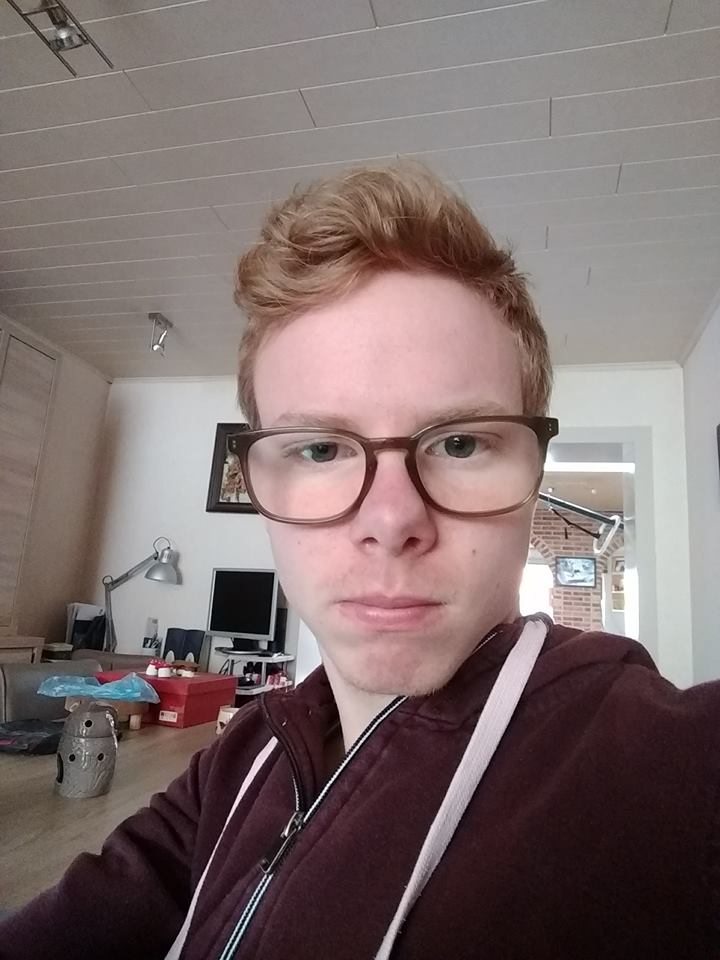
#> input picture Project_ImageRecognitionLibraries/Type1/1_.jpg, 720 x 960 px; its folder holds only this picture in this run
$ python -i functions.py   (imports and definitions only)   (Python 2 division)
#> lines starting #> are read from the running program, lines starting #| are printed output that depends on the picture
#> further down, picture is the input picture: shape (960, 720, 3); mean B, G, R 108.8, 109.9, 125.5
# Import os module for reading training data directories and paths
import os
# Import OpenCV module
import cv2
# Import numpy to convert python lists to numpy arrays as
# It is needed by OpenCV face recognizers
import time

# SUBJECTS = ["", "Jonathan Callewaert", "Els Wielfaert", "Michael"]
TYPES = 8

# [1 line not run here, left out]


def detect_face(img):
    begin_time = int(round(time.time() * 1000))

    # convert the test image to gray image as opencv face detector expects gray images
    gray = cv2.cvtColor(img, cv2.COLOR_BGR2GRAY)
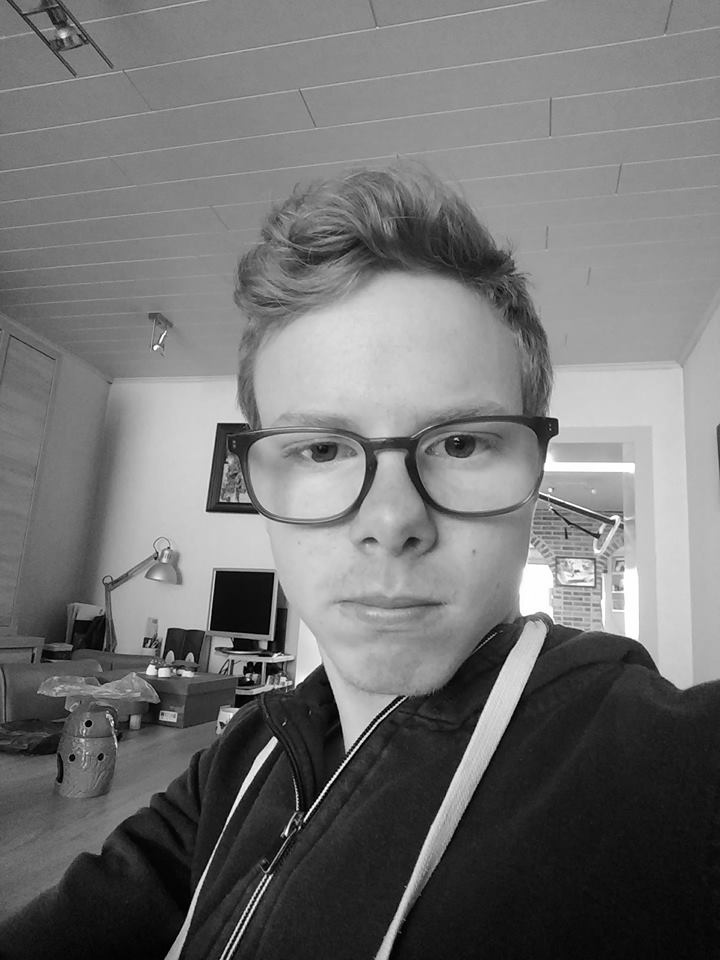
#> gray: shape (960, 720); min 0, max 255, mean 114.4

    # load OpenCV face detector
    face_cascade = cv2.CascadeClassifier(
        'opencv-files/haarcascade_frontalface_alt2.xml')

    # let's detect multiscale (some images may be closer to camera than others) images
    # result is a list of facestest_img
    faces = face_cascade.detectMultiScale(
        gray, scaleFactor=1.2, minNeighbors=5)
#> faces = [[214, 309, 352, 352]]
    print 'detect_face:: faces: ' + str(faces)
#| detect_face:: faces: [[214 309 352 352]]

    # if no faces are detected then return original img
    if (len(faces) < 1):
        return None, None, None, None

    # under the assumption that there will be only one face,
    # extract the face area
    (x, y, w, h) = faces[0]
#> x = 214; y = 309; w = 352; h = 352

    # crop the image (for eigenfaces)
    # https://gist.github.com/tilfin/98bbba47fdc4ac10c4069cce5fabd834
    r = max(w, h) / 2
#> r = 176
    centerx = x + w / 2
#> centerx = 390
    centery = y + h / 2
#> centery = 485
    nx = int(centerx - r)
#> nx = 214
    ny = int(centery - r)
#> ny = 309
    nr = int(r * 2)
#> nr = 352
    faceimg = img[ny:ny+nr, nx:nx+nr]
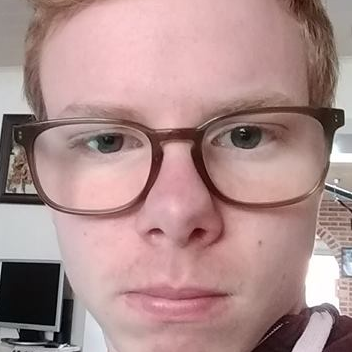
#> faceimg: shape (352, 352, 3); mean B, G, R 140.4, 141.7, 173.5
    cropped_img = cv2.resize(faceimg, (150, 150))
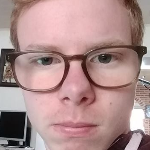
#> cropped_img: shape (150, 150, 3); mean B, G, R 140.3, 141.7, 173.4
    gray_cropped_img = cv2.cvtColor(cropped_img, cv2.COLOR_BGR2GRAY)
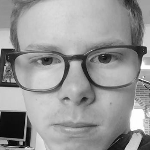
#> gray_cropped_img: shape (150, 150); min 1, max 255, mean 151

    # return only the face part of the image
    return gray[y:y+w, x:x+h], faces[0], gray_cropped_img, int(round(time.time() * 1000)) - begin_time

# this function will read all persons' training images, detect face from each image
# and will return two lists of exactly same size, one list
# of faces and another list of labels for each face


# [79 lines left out: functions prepare_training_data, predict, not called in this run]

>>> import cv2
>>> picture = cv2.imread('../Type1/1_.jpg')
>>> result = detect_face(picture)
